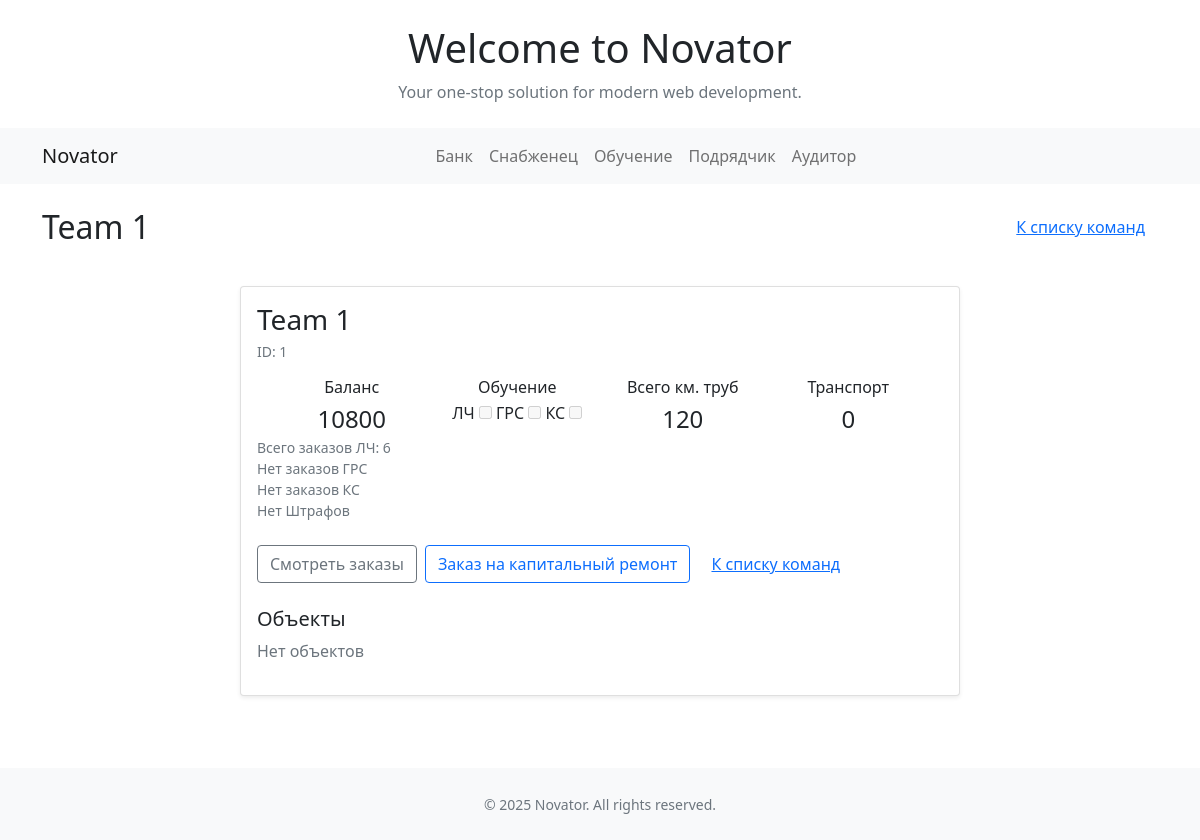
/bank/team/1/ (signed in), run on an earlier commit of the app's database.
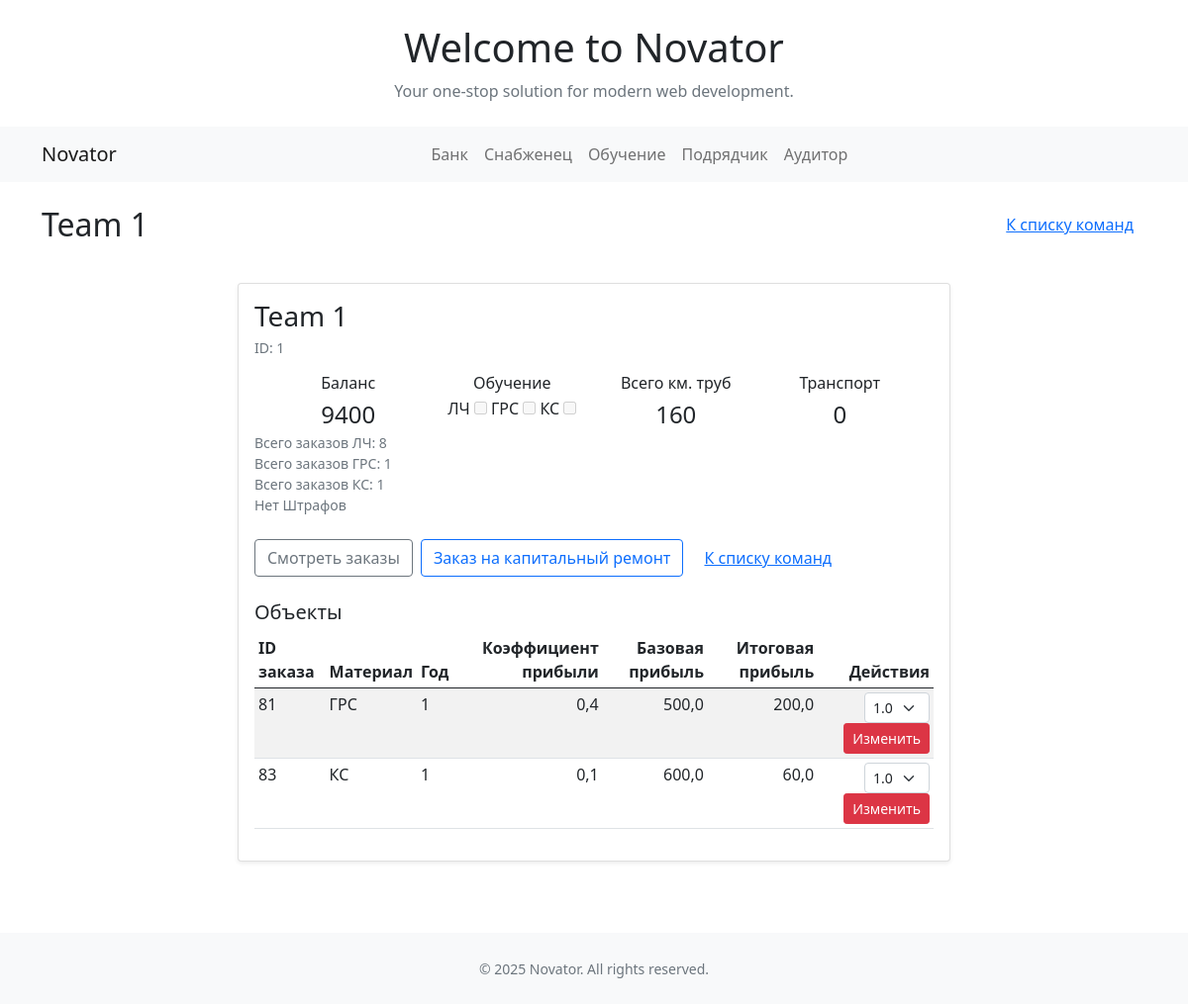
And on a later commit of the database.
### bank/models.py (models this page shows, shortened)
class Balance(models.Model):
    team = models.ForeignKey(Team, on_delete=models.CASCADE)
    money = models.FloatField(max_length=10, verbose_name='Баланс')

class ZakazItem(models.Model):
    zakaz = models.ForeignKey(Zakaz, on_delete=models.CASCADE)
    material = models.ForeignKey(Material, on_delete=models.CASCADE)
    price = models.FloatField(max_length=10)
    quantity = models.IntegerField()
    koeff = models.FloatField(max_length=10, default=1.0)
    refund = models.BooleanField(default=False, verbose_name='Возврат')
    profit_val = models.FloatField(max_length=10, default=0, verbose_name='Прибыль')
    profit_koeff = models.FloatField(max_length=10, default=0, verbose_name='Коэффициент прибыли')
    @property
    def calculate_profit(self):
        return self.profit_koeff * self.profit_val

class Zakaz(models.Model):
    team = models.ForeignKey(Team, on_delete=models.CASCADE)
    year = models.IntegerField(verbose_name='Год заказа')
    month = models.IntegerField(verbose_name='Месяц заказа', null=True)
    payment = models.BooleanField(default=False, verbose_name='Оплачено')
    issued = models.BooleanField(default=False, verbose_name='Выдано')
    status = models.ForeignKey(Status, on_delete=models.SET_NULL, null=True, blank=True, verbose_name='Статус заказа')
    description = models.TextField(blank=True, verbose_name='Описание заказа')

### main/models.py (models this page shows, shortened)
class Material(models.Model):
    name = models.CharField(max_length=100,verbose_name='Наименование')
    slug = models.SlugField(max_length=100, blank=True)
    price = models.FloatField(max_length=10, verbose_name='Стоимость')
    category = models.ForeignKey(Category, on_delete=models.SET_DEFAULT ,verbose_name='Категория', default='пусто')

### bank/views.py (the view)
# urls.py: path('team/<int:team_id>/', views.team_detail, name='team_detail'),
@login_required
def team_detail(request, team_id):
    team = get_list_or_404(Team, pk=team_id)[0]
    balance = Balance.objects.get(team=team)
    zakazy = Zakaz.objects.filter(team=team)
    obuchenie = type('Obuchenie', (), {})()
    transport = zakazy.filter(zakazitem__material__category__pk=3).count()
    truba = zakazy.filter(zakazitem__material__category__pk=1).count()*20
    obuchenie.lin = zakazy.filter(zakazitem__material__slug='master_les')
    obuchenie.grs = zakazy.filter(zakazitem__material__slug='master_grs')
    obuchenie.ks = zakazy.filter(zakazitem__material__slug='master_ks')
    zakazy_lin = zakazy.filter(zakazitem__material__category__slug='trubi').count()
    zakazy_grs = zakazy.filter(zakazitem__material__slug='grs').count()
    zakazy_ks = zakazy.filter(zakazitem__material__slug='ks').count()
    zakazy_shtraf = zakazy.filter(zakazitem__material__category__slug='shtrafs').count()
    objects = ZakazItem.objects.filter(zakaz__team=team, material__slug__in=['grs', 'ks'], zakaz__status__name='Выдан снабженцем')
    context = {
        'team': team,
        'balance': balance.money,
        'zakazy': zakazy,
        'obuchenie': obuchenie,
        'transport': transport,
        'truba': truba,
        'zakazy_lin': zakazy_lin,
        'zakazy_grs': zakazy_grs,
        'zakazy_ks': zakazy_ks,
        'zakazy_shtraf': zakazy_shtraf,
        'objects': objects,
    }
    return render(request, 'bank/team_detail.html', context)

### templates/bank/team_detail.html (shortened to what the changed rows need)
{% extends 'base.html' %}
{% load static %}
{% block content %}
<div class="container my-4">
  <div class="d-flex justify-content-between align-items-center mb-3">
    <h2 class="m-0">{{ team.name }}</h2>
  </div>
  <main class="container py-4">
    <div class="row justify-content-center">
      <div class="col-md-8">
        <div class="card shadow-sm">
          <div class="card-body">
            <h3 class="card-title mb-1">{{ team.name }}</h3>
            {% if team.pk %}<p class="text-muted small">ID: {{ team.pk }}</p>{% endif %}
            <div class="container text-center">
              <div class="row align-items-start">
                <div class="col"><h6 class="mb-1">Баланс</h6>
              <p class="fs-4 fw-semibold mb-0">{{ balance|floatformat:0 }}</p>
                </div>
                <div class="col"><h6 class="mb-1">Всего км. труб</h6>
              <p class="fs-4 fw-semibold mb-0">{% if truba %}{{ truba }}{% else %}0{% endif %}</p>
                </div>
            </div>
          </div>
             {% if zakazy_lin %}
              <p class="text-muted small mb-0">Всего заказов ЛЧ: {{ zakazy_lin }}</p>
             {% else %}
              <p class="text-muted small mb-0">Нет заказов ЛЧ</p>
            {% endif %}
            {% if zakazy_grs %}
              <p class="text-muted small mb-0">Всего заказов ГРС: {{ zakazy_grs }}</p>
             {% else %}
              <p class="text-muted small mb-0">Нет заказов ГРС</p>
            {% endif %}
            {% if zakazy_ks %}
              <p class="text-muted small mb-0">Всего заказов КС: {{ zakazy_ks }}</p>
             {% else %}
              <p class="text-muted small mb-0">Нет заказов КС </p>
            {% endif %}
            {% if zakazy_shtraf %}
              <p class="text-muted small mb-0">Всего заказов Штраф: {{ zakazy_shtraf }}</p>
             {% else %}
              <p class="text-muted small mb-0">Нет Штрафов</p>
            {% endif %}
            <div class="d-flex gap-2 mt-4">
              <a href="{% url 'bank:zakaz_list' %}?team={{team.pk}}" class="btn btn-outline-secondary">Смотреть заказы</a>
              <a href="{% url 'bank:zakaz_kapremont' team.pk %}" class="btn btn-outline-primary">Заказ на капитальный ремонт</a>
              <a href="{% url 'bank:bank_list' %}" class="btn btn-link">К списку команд</a>
            </div>
            <div class="mt-4">
              <h5>Объекты</h5>
              {% if objects %}
                <div class="table-responsive">
                  <table class="table table-sm table-striped">
                    <thead>
                      <tr>
                        <th>ID заказа</th>
                        <th>Материал</th>
                        <th>Год</th>
                        <th class="text-end">Коэффициент прибыли</th>
                        <th class="text-end">Базовая прибыль</th>
                        <th class="text-end">Итоговая прибыль</th>
                        <th class="text-end">Действия</th>
                      </tr>
                    </thead>
                    <tbody>
                      {% for obj in objects %}
                        <tr>
                          <td>{{ obj.zakaz.id }}</td>
                          <td>{{ obj.material.name }}</td>
                          <td>{{ obj.zakaz.year }}</td>
                          <td class="text-end">{{ obj.profit_koeff }}</td>
                          <td class="text-end">{{ obj.profit_val }}</td>
                          <td class="text-end">{{ obj.calculate_profit }}</td>
                          <td class="text-end">
                          <form method="post" action="{% url 'bank:zapusk_edit' %}">
                            <select name="koeff_val" class="form-select form-select-sm d-inline w-auto">
                              <option value="1.0" selected>1.0</option>
                            </select>
                            <button type="submit" class="btn btn-sm btn-danger">Изменить</button>
                          </form>
                          </td>
                        </tr>
                      {% endfor %}
                    </tbody>
                  </table>
                </div>
              {% else %}
                <p class="text-muted">Нет объектов</p>
              {% endif %}
            </div>
        </div>
      </div>
    </div>
  </main>
</body>
</html>
{% endblock %}

What changed in the data, as far as the page shows it:
changed Balance: money "10800" → "9400"
added ZakazItem: zakaz.id "81", material.name "ГРС", zakaz.year "1", profit_koeff "0,4", profit_val "500,0", calculate_profit "200,0"
added ZakazItem: zakaz.id "83", material.name "КС", zakaz.year "1", profit_koeff "0,1", profit_val "600,0", calculate_profit "60,0"
Also different on the page:
{{ truba }}: "120" → "160"
{{ zakazy_lin }}: "6" → "8"
{{ zakazy_grs }}: (not shown) → "1"
{{ zakazy_ks }}: (not shown) → "1"
text no longer shown: "Нет заказов ГРС Нет заказов КС Нет объектов"
text now shown: "Всего заказов ГРС: Всего заказов КС: ID заказа Материал Год Коэффициент прибыли Базовая прибыль Итоговая прибыль Действия"
